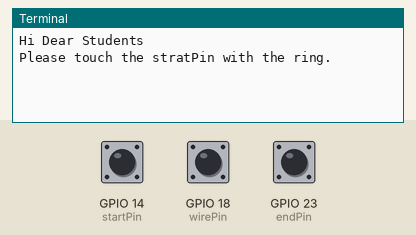
Recording of a program running on a simulated Raspberry Pi (BCM pin numbers). Shown: the last lines printed to the terminal. The test bench sets the inputs (shaded band); at power-on: GPIO 14 (startPin) LOW, GPIO 18 (wirePin) LOW, GPIO 23 (endPin) LOW.

Above: at 1.2 s.
1.3 s: GPIO 14 (startPin) pulled HIGH for 0.15 s
At 2.0 s:
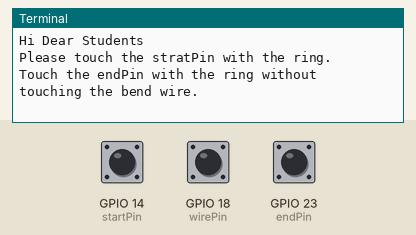
2.9 s: GPIO 18 (wirePin) pulled HIGH for 0.15 s
At 3.2 s:
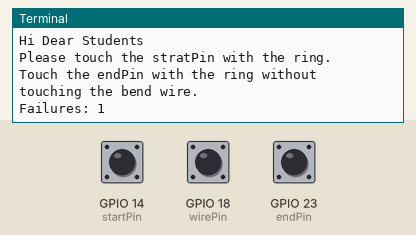
4.5 s: GPIO 23 (endPin) pulled HIGH for 0.15 s
At 5.6 s:
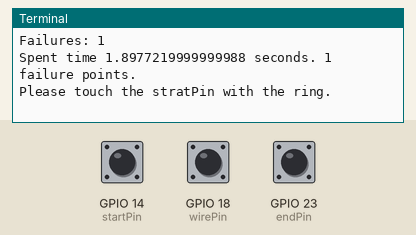
6.1 s: GPIO 14 (startPin) pulled HIGH for 3.2 s
At 6.9 s:
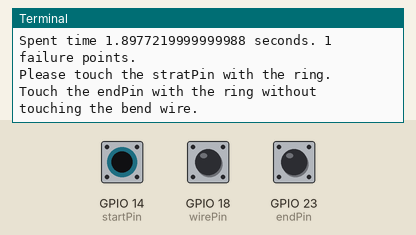
10.8 s: GPIO 18 (wirePin) pulled HIGH for 1 s
At 12.2 s:
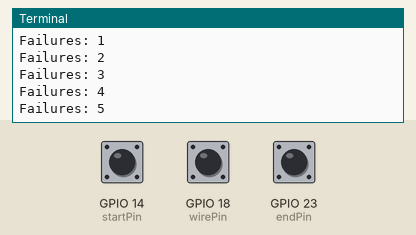
13.3 s: GPIO 23 (endPin) pulled HIGH for 1 s
At 14.7 s:
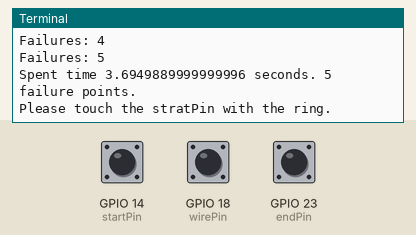
Timing chart, 0 to 16.3 s (numbered marks = the images above; inputs shaded):
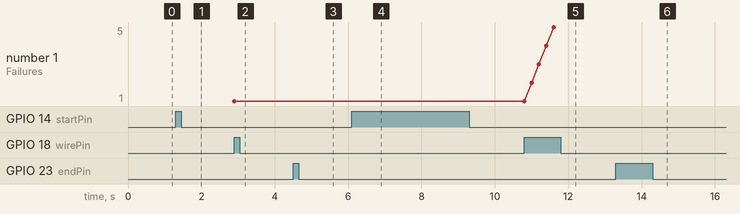

Measured:
- after the input at 1.3 s, the terminal: prints a new line at once (image 1)
- after the input at 2.9 s, the terminal: prints a new line at once (image 2)
- after the input at 4.5 s, the terminal: prints a new line at once (image 3)
- after the input at 6.1 s, the terminal: prints a new line at once (image 4)
- after the input at 10.8 s, the terminal: prints a new line at once (image 5)
- after the input at 13.3 s, the terminal: prints a new line at once (image 6)
- plotted number 1: 1 → 5 after the input at 10.8 s

The program:

steady-hands-start-reset.py
```python
# python3
# Steady hands game
# Original version: https://github.com/ynedelchev/steady-hands-rpi/blob/master/python/en/steady-hands.py
# Do a hardware setup with wires like this:
#                    __
#           _______ /__\______
#          /        \__/      \
#         /            \       \
#        /              \       \
#  -+    |               |       |    +-
# ==|====|============== | ======|====|======== stable base
#   A    C               D            B
# start  wire            dum          end
# rest                                rest
#
# Where D is a wire loop around the wire C.
# Connect them to the pins in the RaspberryPi board like this:
#
#                  A         C         B
#                  |         |         |
#   /==============V=========V=========V=================== = =  =   ~
#   | 5V  5V  GR  14   15   18   -    23   24   -    25    8
#   | (2) (4) (6) (8) (10) (12) (14) (16) (18) (20) (22) (24) . . .
#   | (1) (3) (5) (7) ( 9) (11) (13) (15) (17) (19) (21) (23) . . .  ~
#   | 3V   2   3   4   -    17   27   22   -^   10    9   11
#   |                                       |
#   |                                       |                        ~
#    ~ ~ ~ ~ ~ ~ ~ ~ ~ ~ ~ ~ ~ ~ ~ ~ ~ ~ ~ ~|~ ~ ~ ~ ~ ~ ~ ~  ~  ~   ~
#                                           |
#                                           D
#
import RPi.GPIO as GPIO
import time

startPin      = 14
endPin        = 23
wirePin       = 18
secondsPunishment = 0.2

GPIO.setmode(GPIO.BCM)
GPIO.setup(startPin, GPIO.IN, pull_up_down=GPIO.PUD_DOWN)
GPIO.setup(endPin, GPIO.IN, pull_up_down=GPIO.PUD_DOWN)
GPIO.setup(wirePin, GPIO.IN, pull_up_down=GPIO.PUD_DOWN)

print("Hi Dear Students")

while True:
        if not GPIO.input(startPin):
                print("Please touch the stratPin with the ring.")

        while not GPIO.input(startPin):
                time.sleep(0.01)

        print("Touch the endPin with the ring without touching the bend wire. ")
        time.sleep(1.5)
        numberOfFailures = 0
        startTime = time.clock()

        while not (GPIO.input(endPin) or GPIO.input(startPin)):
                if GPIO.input(wirePin):
                        numberOfFailures = numberOfFailures + 1
                        print("Failures: "+ str(numberOfFailures))
                        time.sleep(secondsPunishment)

        score = time.clock() - startTime + (numberOfFailures * secondsPunishment)
        print("Spent time "+ str(score)+ " seconds. "+ str(numberOfFailures) + " failure points.")
```
